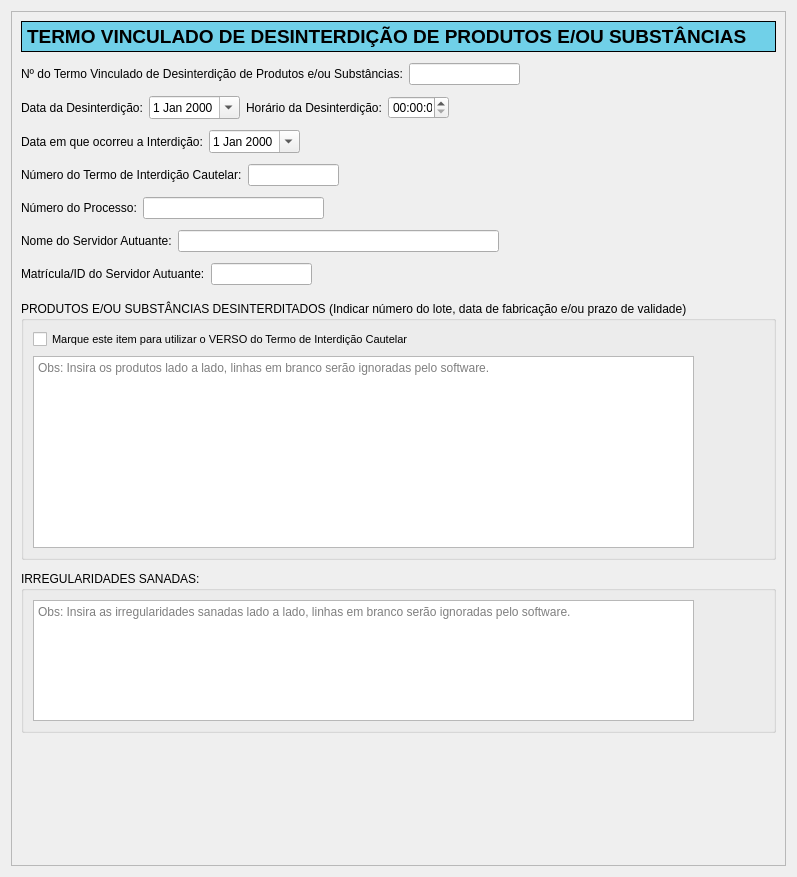
<?xml version="1.0" encoding="UTF-8"?>
<ui version="4.0">
 <class>TermoVinculadoDesinterdicaoProduto</class>
 <widget class="QWidget" name="TermoVinculadoDesinterdicaoProduto">
  <property name="geometry">
   <rect>
    <x>0</x>
    <y>0</y>
    <width>797</width>
    <height>877</height>
   </rect>
  </property>
  <property name="windowTitle">
   <string>Form</string>
  </property>
  <layout class="QVBoxLayout" name="verticalLayout">
   <item>
    <widget class="QScrollArea" name="scrollArea">
     <property name="widgetResizable">
      <bool>true</bool>
     </property>
     <widget class="QWidget" name="scrollAreaWidgetContents">
      <property name="geometry">
       <rect>
        <x>0</x>
        <y>0</y>
        <width>777</width>
        <height>857</height>
       </rect>
      </property>
      <layout class="QGridLayout" name="gridLayout">
       <item row="0" column="0">
        <widget class="QLabel" name="label">
         <property name="minimumSize">
          <size>
           <width>0</width>
           <height>31</height>
          </size>
         </property>
         <property name="styleSheet">
          <string notr="true">QLabel {
border: 1px solid black;
background-color: rgb(112,208,232);
font-weight: bold;
font-size: 14pt;
}</string>
         </property>
         <property name="text">
          <string>TERMO VINCULADO DE DESINTERDIÇÃO DE PRODUTOS E/OU SUBSTÂNCIAS</string>
         </property>
        </widget>
       </item>
       <item row="1" column="0">
        <spacer name="verticalSpacer_2">
         <property name="orientation">
          <enum>Qt::Vertical</enum>
         </property>
         <property name="sizeType">
          <enum>QSizePolicy::Fixed</enum>
         </property>
         <property name="sizeHint" stdset="0">
          <size>
           <width>20</width>
           <height>5</height>
          </size>
         </property>
        </spacer>
       </item>
       <item row="2" column="0">
        <layout class="QHBoxLayout" name="horizontalLayout_2">
         <item>
          <widget class="QLabel" name="label_4">
           <property name="text">
            <string>Nº do Termo Vinculado de Desinterdição de Produtos e/ou Substâncias:</string>
           </property>
          </widget>
         </item>
         <item>
          <widget class="QLineEdit" name="numTermoDesinterdicaoLineEdit">
           <property name="minimumSize">
            <size>
             <width>111</width>
             <height>0</height>
            </size>
           </property>
           <property name="maximumSize">
            <size>
             <width>111</width>
             <height>16777215</height>
            </size>
           </property>
          </widget>
         </item>
         <item>
          <spacer name="horizontalSpacer_2">
           <property name="orientation">
            <enum>Qt::Horizontal</enum>
           </property>
           <property name="sizeHint" stdset="0">
            <size>
             <width>40</width>
             <height>20</height>
            </size>
           </property>
          </spacer>
         </item>
        </layout>
       </item>
       <item row="3" column="0">
        <spacer name="verticalSpacer_4">
         <property name="orientation">
          <enum>Qt::Vertical</enum>
         </property>
         <property name="sizeType">
          <enum>QSizePolicy::Fixed</enum>
         </property>
         <property name="sizeHint" stdset="0">
          <size>
           <width>20</width>
           <height>5</height>
          </size>
         </property>
        </spacer>
       </item>
       <item row="4" column="0">
        <layout class="QHBoxLayout" name="horizontalLayout">
         <item>
          <widget class="QLabel" name="label_2">
           <property name="text">
            <string>Data da Desinterdição:</string>
           </property>
          </widget>
         </item>
         <item>
          <widget class="QDateEdit" name="dataDesinterdicaoDateEdit">
           <property name="minimumSize">
            <size>
             <width>91</width>
             <height>0</height>
            </size>
           </property>
           <property name="maximumSize">
            <size>
             <width>91</width>
             <height>16777215</height>
            </size>
           </property>
           <property name="calendarPopup">
            <bool>true</bool>
           </property>
          </widget>
         </item>
         <item>
          <widget class="QLabel" name="label_3">
           <property name="text">
            <string>Horário da Desinterdição:</string>
           </property>
          </widget>
         </item>
         <item>
          <widget class="QTimeEdit" name="horarioDesinterdicaoTimeEdit">
           <property name="minimumSize">
            <size>
             <width>61</width>
             <height>0</height>
            </size>
           </property>
           <property name="maximumSize">
            <size>
             <width>61</width>
             <height>16777215</height>
            </size>
           </property>
          </widget>
         </item>
         <item>
          <spacer name="horizontalSpacer">
           <property name="orientation">
            <enum>Qt::Horizontal</enum>
           </property>
           <property name="sizeHint" stdset="0">
            <size>
             <width>40</width>
             <height>20</height>
            </size>
           </property>
          </spacer>
         </item>
        </layout>
       </item>
       <item row="5" column="0">
        <spacer name="verticalSpacer_3">
         <property name="orientation">
          <enum>Qt::Vertical</enum>
         </property>
         <property name="sizeType">
          <enum>QSizePolicy::Fixed</enum>
         </property>
         <property name="sizeHint" stdset="0">
          <size>
           <width>20</width>
           <height>5</height>
          </size>
         </property>
        </spacer>
       </item>
       <item row="6" column="0">
        <layout class="QHBoxLayout" name="horizontalLayout_4">
         <item>
          <widget class="QLabel" name="label_5">
           <property name="text">
            <string>Data em que ocorreu a Interdição:</string>
           </property>
          </widget>
         </item>
         <item>
          <widget class="QDateEdit" name="dataInterdicaoDateEdit">
           <property name="minimumSize">
            <size>
             <width>91</width>
             <height>0</height>
            </size>
           </property>
           <property name="maximumSize">
            <size>
             <width>91</width>
             <height>16777215</height>
            </size>
           </property>
           <property name="calendarPopup">
            <bool>true</bool>
           </property>
          </widget>
         </item>
         <item>
          <spacer name="horizontalSpacer_4">
           <property name="orientation">
            <enum>Qt::Horizontal</enum>
           </property>
           <property name="sizeHint" stdset="0">
            <size>
             <width>40</width>
             <height>20</height>
            </size>
           </property>
          </spacer>
         </item>
        </layout>
       </item>
       <item row="7" column="0">
        <spacer name="verticalSpacer_6">
         <property name="orientation">
          <enum>Qt::Vertical</enum>
         </property>
         <property name="sizeType">
          <enum>QSizePolicy::Fixed</enum>
         </property>
         <property name="sizeHint" stdset="0">
          <size>
           <width>20</width>
           <height>5</height>
          </size>
         </property>
        </spacer>
       </item>
       <item row="8" column="0">
        <layout class="QHBoxLayout" name="horizontalLayout_5">
         <item>
          <widget class="QLabel" name="label_6">
           <property name="text">
            <string>Número do Termo de Interdição Cautelar:</string>
           </property>
          </widget>
         </item>
         <item>
          <widget class="QLineEdit" name="numTermoInterdLineEdit">
           <property name="minimumSize">
            <size>
             <width>91</width>
             <height>0</height>
            </size>
           </property>
           <property name="maximumSize">
            <size>
             <width>91</width>
             <height>16777215</height>
            </size>
           </property>
          </widget>
         </item>
         <item>
          <spacer name="horizontalSpacer_5">
           <property name="orientation">
            <enum>Qt::Horizontal</enum>
           </property>
           <property name="sizeHint" stdset="0">
            <size>
             <width>40</width>
             <height>20</height>
            </size>
           </property>
          </spacer>
         </item>
        </layout>
       </item>
       <item row="9" column="0">
        <spacer name="verticalSpacer_7">
         <property name="orientation">
          <enum>Qt::Vertical</enum>
         </property>
         <property name="sizeType">
          <enum>QSizePolicy::Fixed</enum>
         </property>
         <property name="sizeHint" stdset="0">
          <size>
           <width>20</width>
           <height>5</height>
          </size>
         </property>
        </spacer>
       </item>
       <item row="10" column="0">
        <layout class="QHBoxLayout" name="horizontalLayout_6">
         <item>
          <widget class="QLabel" name="label_7">
           <property name="text">
            <string>Número do Processo:</string>
           </property>
          </widget>
         </item>
         <item>
          <widget class="QLineEdit" name="numProcessoLineEdit">
           <property name="minimumSize">
            <size>
             <width>181</width>
             <height>0</height>
            </size>
           </property>
           <property name="maximumSize">
            <size>
             <width>181</width>
             <height>16777215</height>
            </size>
           </property>
          </widget>
         </item>
         <item>
          <spacer name="horizontalSpacer_6">
           <property name="orientation">
            <enum>Qt::Horizontal</enum>
           </property>
           <property name="sizeHint" stdset="0">
            <size>
             <width>40</width>
             <height>20</height>
            </size>
           </property>
          </spacer>
         </item>
        </layout>
       </item>
       <item row="11" column="0">
        <spacer name="verticalSpacer_8">
         <property name="orientation">
          <enum>Qt::Vertical</enum>
         </property>
         <property name="sizeType">
          <enum>QSizePolicy::Fixed</enum>
         </property>
         <property name="sizeHint" stdset="0">
          <size>
           <width>20</width>
           <height>5</height>
          </size>
         </property>
        </spacer>
       </item>
       <item row="12" column="0">
        <layout class="QHBoxLayout" name="horizontalLayout_8">
         <item>
          <widget class="QLabel" name="label_8">
           <property name="text">
            <string>Nome do Servidor Autuante:</string>
           </property>
          </widget>
         </item>
         <item>
          <widget class="QLineEdit" name="nomeServidorLineEdit">
           <property name="minimumSize">
            <size>
             <width>321</width>
             <height>0</height>
            </size>
           </property>
           <property name="maximumSize">
            <size>
             <width>321</width>
             <height>16777215</height>
            </size>
           </property>
          </widget>
         </item>
         <item>
          <spacer name="horizontalSpacer_7">
           <property name="orientation">
            <enum>Qt::Horizontal</enum>
           </property>
           <property name="sizeHint" stdset="0">
            <size>
             <width>40</width>
             <height>20</height>
            </size>
           </property>
          </spacer>
         </item>
        </layout>
       </item>
       <item row="13" column="0">
        <spacer name="verticalSpacer_9">
         <property name="orientation">
          <enum>Qt::Vertical</enum>
         </property>
         <property name="sizeType">
          <enum>QSizePolicy::Fixed</enum>
         </property>
         <property name="sizeHint" stdset="0">
          <size>
           <width>20</width>
           <height>5</height>
          </size>
         </property>
        </spacer>
       </item>
       <item row="14" column="0">
        <layout class="QHBoxLayout" name="horizontalLayout_7">
         <item>
          <widget class="QLabel" name="label_9">
           <property name="text">
            <string>Matrícula/ID do Servidor Autuante:</string>
           </property>
          </widget>
         </item>
         <item>
          <widget class="QLineEdit" name="idServidorLineEdit">
           <property name="minimumSize">
            <size>
             <width>101</width>
             <height>0</height>
            </size>
           </property>
           <property name="maximumSize">
            <size>
             <width>101</width>
             <height>16777215</height>
            </size>
           </property>
          </widget>
         </item>
         <item>
          <spacer name="horizontalSpacer_8">
           <property name="orientation">
            <enum>Qt::Horizontal</enum>
           </property>
           <property name="sizeHint" stdset="0">
            <size>
             <width>40</width>
             <height>20</height>
            </size>
           </property>
          </spacer>
         </item>
        </layout>
       </item>
       <item row="15" column="0">
        <spacer name="verticalSpacer_10">
         <property name="orientation">
          <enum>Qt::Vertical</enum>
         </property>
         <property name="sizeType">
          <enum>QSizePolicy::Fixed</enum>
         </property>
         <property name="sizeHint" stdset="0">
          <size>
           <width>20</width>
           <height>10</height>
          </size>
         </property>
        </spacer>
       </item>
       <item row="16" column="0">
        <widget class="QGroupBox" name="groupBox_2">
         <property name="title">
          <string>PRODUTOS E/OU SUBSTÂNCIAS DESINTERDITADOS (Indicar número do lote, data de fabricação e/ou prazo de validade)</string>
         </property>
         <property name="alignment">
          <set>Qt::AlignLeading|Qt::AlignLeft|Qt::AlignTop</set>
         </property>
         <layout class="QVBoxLayout" name="verticalLayout_3">
          <item>
           <layout class="QHBoxLayout" name="horizontalLayout_10">
            <item>
             <widget class="QCheckBox" name="checkBoxUsarVerso">
              <property name="font">
               <font>
                <pointsize>8</pointsize>
                <weight>50</weight>
                <bold>false</bold>
               </font>
              </property>
              <property name="text">
               <string>Marque este item para utilizar o VERSO do Termo de Interdição Cautelar</string>
              </property>
             </widget>
            </item>
            <item>
             <spacer name="horizontalSpacer_10">
              <property name="orientation">
               <enum>Qt::Horizontal</enum>
              </property>
              <property name="sizeHint" stdset="0">
               <size>
                <width>40</width>
                <height>20</height>
               </size>
              </property>
             </spacer>
            </item>
           </layout>
          </item>
          <item>
           <layout class="QHBoxLayout" name="horizontalLayout_3">
            <item>
             <widget class="QPlainTextEdit" name="produtosDesinterditadosplainTextEdit">
              <property name="minimumSize">
               <size>
                <width>661</width>
                <height>192</height>
               </size>
              </property>
              <property name="maximumSize">
               <size>
                <width>661</width>
                <height>192</height>
               </size>
              </property>
              <property name="placeholderText">
               <string>Obs: Insira os produtos lado a lado, linhas em branco serão ignoradas pelo software.</string>
              </property>
             </widget>
            </item>
            <item>
             <spacer name="horizontalSpacer_3">
              <property name="orientation">
               <enum>Qt::Horizontal</enum>
              </property>
              <property name="sizeHint" stdset="0">
               <size>
                <width>40</width>
                <height>20</height>
               </size>
              </property>
             </spacer>
            </item>
           </layout>
          </item>
         </layout>
        </widget>
       </item>
       <item row="17" column="0">
        <spacer name="verticalSpacer_11">
         <property name="orientation">
          <enum>Qt::Vertical</enum>
         </property>
         <property name="sizeType">
          <enum>QSizePolicy::Fixed</enum>
         </property>
         <property name="sizeHint" stdset="0">
          <size>
           <width>20</width>
           <height>5</height>
          </size>
         </property>
        </spacer>
       </item>
       <item row="18" column="0">
        <widget class="QGroupBox" name="groupBox">
         <property name="title">
          <string>IRREGULARIDADES SANADAS:</string>
         </property>
         <layout class="QVBoxLayout" name="verticalLayout_2">
          <item>
           <layout class="QHBoxLayout" name="horizontalLayout_9">
            <item>
             <widget class="QPlainTextEdit" name="irregSanadasPlainTextEdit">
              <property name="minimumSize">
               <size>
                <width>661</width>
                <height>121</height>
               </size>
              </property>
              <property name="maximumSize">
               <size>
                <width>661</width>
                <height>121</height>
               </size>
              </property>
              <property name="placeholderText">
               <string>Obs: Insira as irregularidades sanadas lado a lado, linhas em branco serão ignoradas pelo software.</string>
              </property>
             </widget>
            </item>
            <item>
             <spacer name="horizontalSpacer_9">
              <property name="orientation">
               <enum>Qt::Horizontal</enum>
              </property>
              <property name="sizeHint" stdset="0">
               <size>
                <width>18</width>
                <height>20</height>
               </size>
              </property>
             </spacer>
            </item>
           </layout>
          </item>
         </layout>
        </widget>
       </item>
       <item row="19" column="0">
        <spacer name="verticalSpacer">
         <property name="orientation">
          <enum>Qt::Vertical</enum>
         </property>
         <property name="sizeHint" stdset="0">
          <size>
           <width>20</width>
           <height>17</height>
          </size>
         </property>
        </spacer>
       </item>
      </layout>
     </widget>
    </widget>
   </item>
  </layout>
 </widget>
 <resources/>
 <connections/>
</ui>
